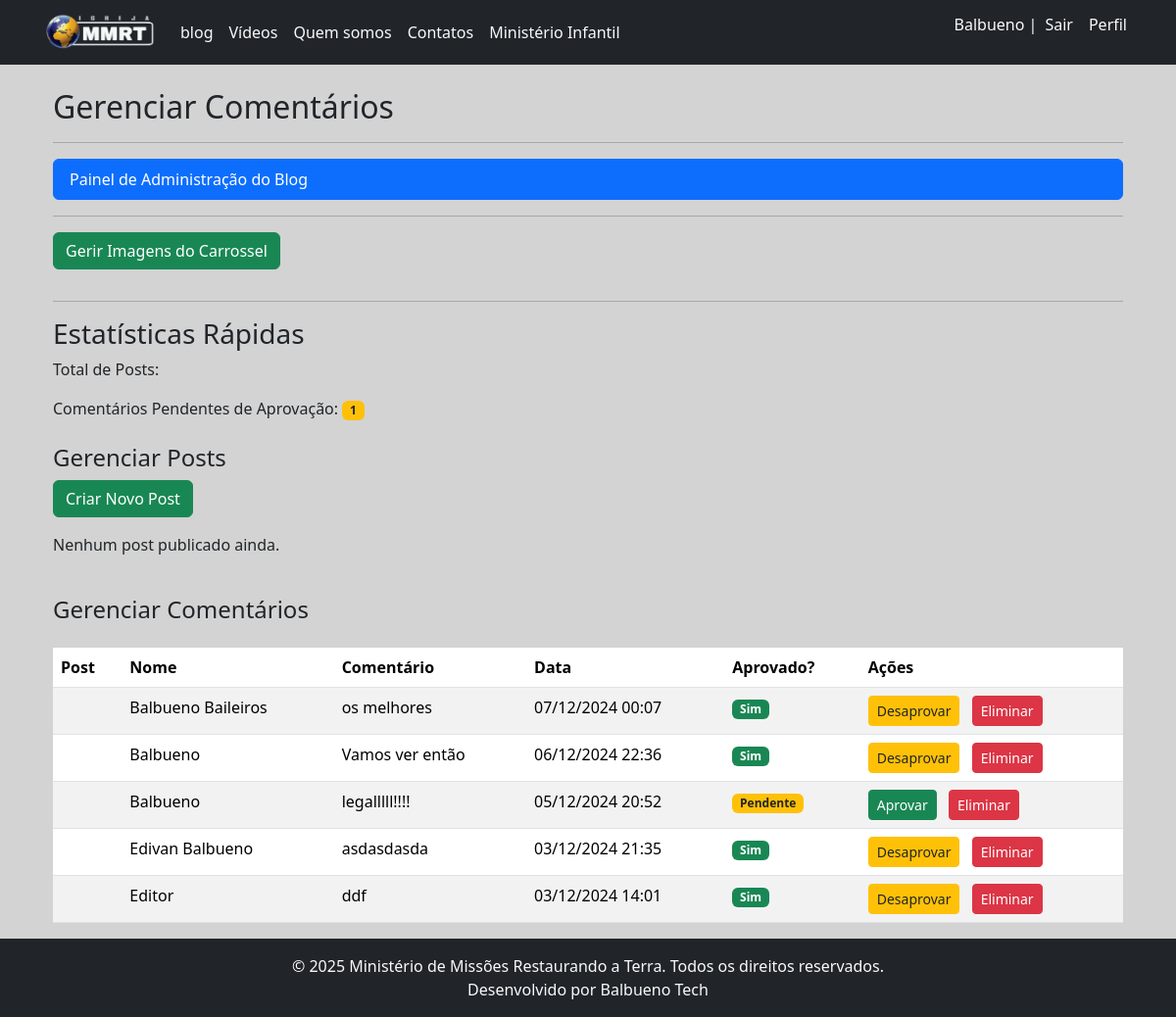
The app's page /blog_admin/comments/ (signed in) with its own data.
### accounts/models.py (models this page shows)
class CustomUser(AbstractUser):
    data_nascimento = models.DateField(
        "Data de nascimento",
        null=True,
        blank=True
    )
    cpf = models.CharField(
        "CPF",
        max_length=11,
        null=True,
        blank=True
    )

### blog/models.py (models this page shows, shortened)
class Comment(models.Model):
    post = models.ForeignKey(PostMmrt, on_delete=models.CASCADE, related_name='comments')
    name = models.CharField(max_length=255, blank=False)
    comment = models.TextField()
    created_at = models.DateTimeField(auto_now_add=True)
    approved_comment = models.BooleanField(default=False)

### blog/views.py (the view)
# urls.py: path('blog_admin/comments/', views.manage_comments, name='manage_comments'),
@login_required
@permission_required('blog.change_comment', raise_exception=True)
def manage_comments(request):
    print("manage_comments view called!") # DEBUG
    if request.method == 'POST':
        print("Received POST request!") # DEBUG
        comment_id = request.POST.get('comment_id')
        action = request.POST.get('action')
        print(f"Comment ID: {comment_id}, Action: {action}") # DEBUG
        comment = get_object_or_404(Comment, id=comment_id)
        if action == 'approve':
            comment.approved_comment = True
            comment.save()
            messages.success(request, 'Comentário aprovado com sucesso!')
            print("Comment approved!") # DEBUG
        elif action == 'disapprove':
            comment.approved_comment = False
            comment.save()
            messages.info(request, 'Comentário desaprovado com sucesso!')
            print("Comment disapproved!") # DEBUG
        elif action == 'delete':
            comment.delete()
            messages.success(request, 'Comentário eliminado com sucesso!')
            print("Comment deleted!") # DEBUG
        else:
            messages.error(request, 'Ação inválida.')
            print("Invalid action received!") # DEBUG
        return redirect('manage_comments')
    else: # GET request
        print("Received GET request (displaying comments).") # DEBUG
        all_comments = Comment.objects.all().order_by('-created_at')
        pending_comments_count = Comment.objects.filter(approved_comment=False).count()
        context = {
            'all_comments': all_comments, # Use all_comments como na sua view
            'pending_comments': pending_comments_count,
            'titulo': 'Gerenciar Comentários',
        }
        return render(request, 'blog_admin_dashboard.html', context)

### templates/blog_admin_dashboard.html (shortened to what this page needs)
{% extends '_layout1.html' %}
{% load static %}
{% block content %}
    <div class="container mt-4">
        <h2>{{ titulo }}</h2>
        <hr>
        <div class="row">
            <div>
                <div class="list-group">
                    <a href="{% url 'blog_admin_dashboard' %}" class="list-group-item list-group-item-action active">
                        Painel de Administração do Blog
                    </a>
                </div>
                        <hr>
                    <a href="{% url 'carousel_image_list' %}" class="btn btn-success mb-3">
                        Gerir Imagens do Carrossel
                    </a>
                        <hr>
                <h3>Estatísticas Rápidas</h3>
                <p>Total de Posts: {{ all_posts.count }}</p>
                <p>Comentários Pendentes de Aprovação: <span class="badge bg-warning text-dark">{{ pending_comments }}</span></p>
                <h4 class="mt-4">Gerenciar Posts</h4>
                <a href="{% url 'create_post' %}" class="btn btn-success mb-3">Criar Novo Post</a>
                <div class="list-group">
                    {% for post in all_posts %}
                        <div class="list-group-item d-flex justify-content-between align-items-center">
                            <span class="text-truncate me-2">{{ post.titulo_blog }} ({{ post.pub_date|date:"d/m/Y" }})</span>
                            <div class="btn-group" role="group" aria-label="Ações do Post">
                                <a href="{% url 'edit_post' post.id %}" class="btn btn-info btn-sm">Editar</a>
                                <form method="post" action="{% url 'delete_post' post.id %}" style="display:inline;">
                                    {% csrf_token %}
                                    <button type="submit" class="btn btn-danger btn-sm"
                                            onclick="return confirm('Tem certeza que deseja excluir este post?');">
                                        Excluir
                                    </button>
                                </form>
                            </div>
                        </div>
                    {% empty %}
                        <p>Nenhum post publicado ainda.</p>
                    {% endfor %}
                </div>
                <h4 class="mt-4">Gerenciar Comentários</h4>
                <div class="table-responsive">
                    <table class="table table-striped table-hover mt-3">
                        <thead>
                            <tr>
                                <th>Post</th>
                                <th>Nome</th>
                                <th>Comentário</th>
                                <th>Data</th>
                                <th>Aprovado?</th>
                                <th>Ações</th>
                            </tr>
                        </thead>
                        <tbody>
                            {% for comment in all_comments %}
                                <tr>
                                    <td>{{ comment.post.title|truncatechars:30 }}</td>
                                    <td>{{ comment.name }}</td>
                                    <td>{{ comment.comment|truncatechars:100 }}</td>
                                    <td>{{ comment.created_at|date:"d/m/Y H:i" }}</td>
                                    <td>
                                        {% if comment.approved_comment %}
                                            <span class="badge bg-success">Sim</span>
                                        {% else %}
                                            <span class="badge bg-warning text-dark">Pendente</span>
                                        {% endif %}
                                    </td>
                                    <td>
                                        <form method="post" action="{% url 'manage_comments' %}" style="display:inline;">
                                            {% if not comment.approved_comment %}
                                                <button type="submit" name="action" value="approve" class="btn btn-success btn-sm me-2"
                                                        onclick="return confirm('Tem certeza que deseja aprovar este comentário?');">
                                                    Aprovar
                                                </button>
                                            {% else %}
                                                <button type="submit" name="action" value="disapprove" class="btn btn-warning text-dark btn-sm me-2"
                                                        onclick="return confirm('Tem certeza que deseja desaprovar este comentário?');">
                                                    Desaprovar
                                                </button>
                                            {% endif %}
                                            <button type="submit" name="action" value="delete" class="btn btn-danger btn-sm"
                                                    onclick="return confirm('Tem certeza que deseja eliminar este comentário?');">
                                                Eliminar
                                            </button>
                                        </form>
                                    </td>
                                </tr>
                            {% empty %}
                                <tr>
                                    <td colspan="6" class="text-center">Nenhum comentário encontrado.</td>
                                </tr>
                            {% endfor %}
                        </tbody>
                    </table>
                </div>
            </div>
        </div>
    </div>
{% endblock %}

### templates/_layout1.html (shortened to what this page needs)
{% extends '_base.html' %}
{% load static %}
{% block css %}
    <link rel="stylesheet" href="https://cdn.jsdelivr.net/npm/bootstrap@5.3.3/dist/css/bootstrap.min.css">
    <link rel="stylesheet" href="{% static 'css/base.css' %}">
{% endblock %}
{% block main %}
    <div class="container">
    {% block content %}{% endblock content %}
    </div>
{% endblock %}
{% block footer %}
    <footer class="footer bg-dark text-light py-3">
        <div class="container text-center">
            <p class="mb-0">© 2025 Ministério de Missões Restaurando a Terra. Todos os direitos reservados.</p>
            <p class="mb-0">Desenvolvido por <a href="https://wa.me/5567996773789?text=Ola%2C%20Balbueno%20Tech%21%20Gostaria%20de%20saber%20mais%20sobre%20seus%20servicos." target="_blank" class="text-decoration-none text-light">Balbueno Tech</a></p>
        </div>
    </footer>
{% endblock %}

### templates/_base.html (shortened to what this page needs)
{% load static %}
<!DOCTYPE html>
<html lang="en">
<head>
    {% block css %}{% endblock %}
</head>
{% block body %}
<body class="background-index">
{% endblock %}
{% block header %}
<nav class="navbar navbar-expand-lg bg-dark">
    <div class="container">
        <a class="navbar-brand" href="{% url 'home' %}"><img src="/static/images/slogan-mmrt.png" style="width: 118px;"></a>
        <div class="collapse navbar-collapse" id="navbarSupportedContent">
            <ul class="navbar-nav me-auto mb-2 mb-lg-0">
                <li class="nav-item">
                    <a class="nav-link link-light" href="{% url 'index' %}">blog</a>
                </li>
                <li class="nav-item">
                    <a class="nav-link link-light" href="{% url 'videos' %}">Vídeos</a>
                </li>
                <li class="nav-item">
                    <a class="nav-link link-light" href="{% url 'quemsomos' %}">Quem somos</a>
                </li>
                <li class="nav-item">
                <a class="nav-link link-light" href="{% url 'contato' %}">Contatos</a>
                </li>
                <li class="nav-item">
                <a href="{% url 'mundokids' %}" class="nav-link link-light">Ministério Infantil</a>
                </li>
            </ul>
            <div class="d-flex">
                {% if user.is_authenticated %}
                <p class="nav-item link-light"> {{ user.username }} |</p>
                    <a href="{% url 'logout' %}" class="nav-link px-2 link-light">Sair</a>
                    <a href="{% url 'perfil' %}" class="nav-link px-2 link-light">Perfil</a>
                {% else %}
                    <a href="{% url 'signup' %}" class="nav-link px-2 link-light">Cadastrar</a>
                    <a href="{% url 'login' %}" class="nav-link px-2 link-light">Acessar</a>
                {% endif %}
            </div>
        </div>
    </div>
</nav>
{% endblock %}
    {% block main %}{% endblock %}
    {% block footer %}
    {% endblock %}
</body>
</html>

### templates/_base.html (style rules this page uses)
* { margin: 0; padding: 0; }
.background-index { background-color: #D3D3D3; }

### records on screen
CustomUser: username "Balbueno"
Comment: name "Balbueno Baileiros", comment "os melhores", created_at "07/12/2024 00:07", approved_comment "Sim"
Comment: name "Balbueno", comment "Vamos ver então", created_at "06/12/2024 22:36", approved_comment "Sim"
Comment: name "Balbueno", comment "legalllll!!!!", created_at "05/12/2024 20:52", approved_comment "Pendente"
Comment: name "Edivan Balbueno", comment "asdasdasda", created_at "03/12/2024 21:35", approved_comment "Sim"
Comment: name "Editor", comment "ddf", created_at "03/12/2024 14:01", approved_comment "Sim"

### other values on screen
{{ titulo }} "Gerenciar Comentários"
{{ pending_comments }} "1"
